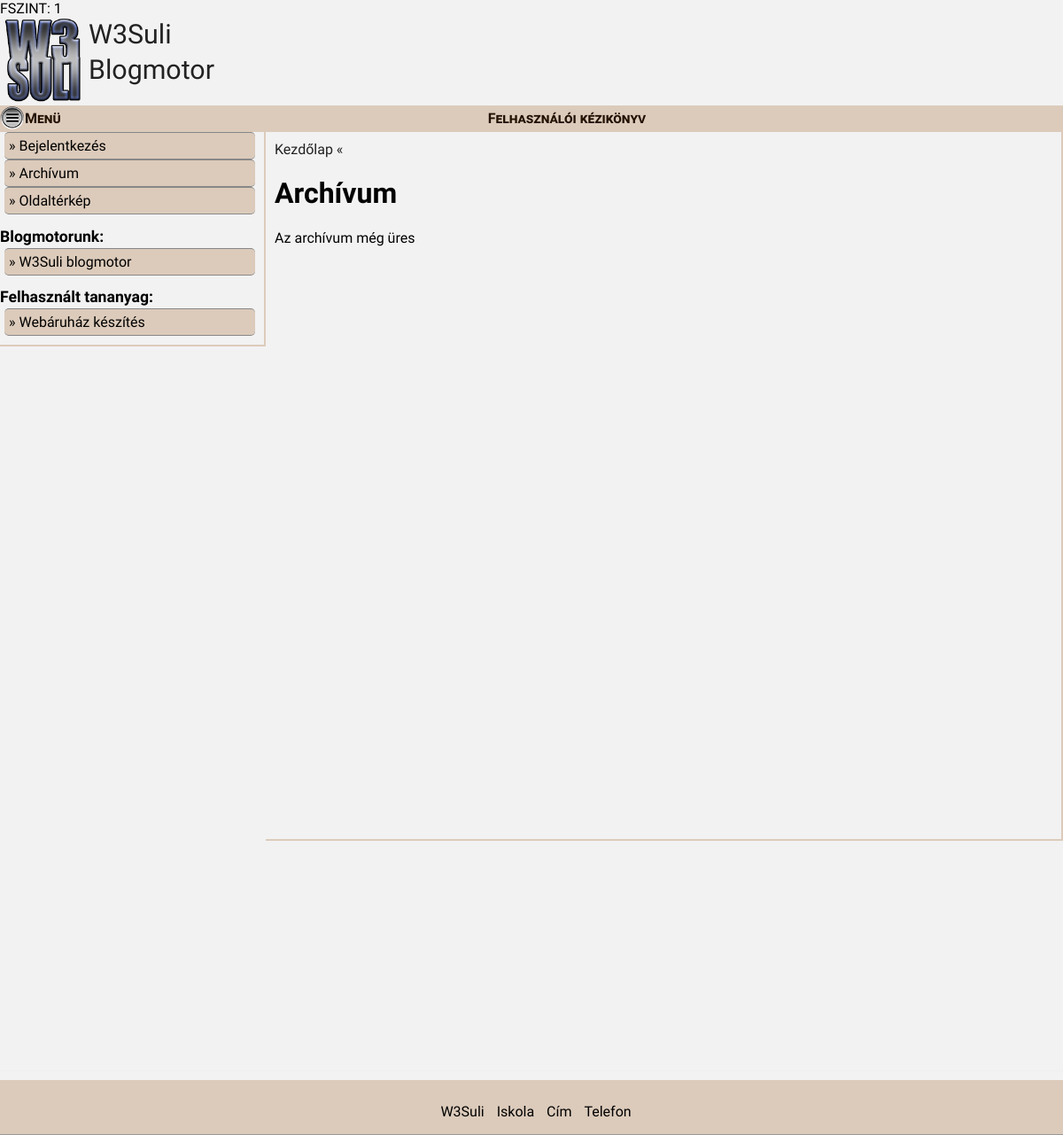
/?f0=Archivum, run on the app's committed database.
### tables this page shows
CREATE TABLE IF NOT EXISTS `AlapAdatok` (
  `id` int(10) NOT NULL AUTO_INCREMENT,
  `WebhelyNev` varchar(50) NOT NULL DEFAULT '',
  `Iskola` varchar(255) NOT NULL DEFAULT '',
  `Cim` varchar(255) NOT NULL DEFAULT '',
  `Telefon` varchar(20) NOT NULL DEFAULT '',
  `Stilus` smallint(6) NOT NULL DEFAULT '0',
  `HeaderImg` varchar(60) NOT NULL DEFAULT '',
  `FavIcon` varchar(60) NOT NULL DEFAULT '',
  `HeaderStr` varchar(200) NOT NULL DEFAULT '',
  `GoogleKod` varchar(50) NOT NULL DEFAULT '',
  `GooglePlus` tinyint(4) NOT NULL DEFAULT '0',
  `HEADextra` varchar(255) NOT NULL DEFAULT '',
  `FacebookURL` varchar(50) NOT NULL DEFAULT '',
  `FacebookOK` tinyint(4) NOT NULL DEFAULT '0',
  PRIMARY KEY (`id`)
);

CREATE TABLE IF NOT EXISTS `FoMenuLink` (
  `id` int(11) NOT NULL AUTO_INCREMENT,
  `LNev` varchar(50) NOT NULL DEFAULT '',
  `LURL` varchar(50) NOT NULL,
  `LPrioritas` tinyint(4) NOT NULL,
  PRIMARY KEY (`id`)
);

### php/Alapbeallitasok.php (called while the page is built, shortened)
<?php
function getAlapbeallitasok() {
    global $MySqliLink;
    $SelectStr   = "SELECT * FROM AlapAdatok LIMIT 1";
    $result      = mysqli_query($MySqliLink,$SelectStr) OR die("Hiba gAb 1");
    $rowDB       = mysqli_num_rows($result);
    if($rowDB>0){
       $row      = mysqli_fetch_array($result, MYSQLI_ASSOC); mysqli_free_result($result);
    }
    return $row;
}
?>

### php/achivum.php (called while the page is built)
<?php
function getArchivHTML() {
    global $MySqliLink;
    $HTMLkod   = '';
    $SelectStr =   "SELECT C.id, C.CNev, O.OImgDir, C.CTartalom, C.CLeiras, OC.Cid, C.CSzerzoNev, C.CModositasTime
                    FROM Cikkek AS C
                    LEFT JOIN OldalCikkei AS OC
                    ON OC.Cid = C.id
                    LEFT JOIN Oldalak AS O
                    ON OC.Oid = O.id
                    WHERE C.CLathatosag='-1'";
    $result    = mysqli_query($MySqliLink,$SelectStr) OR die("Hiba sMC 01 ");
    $rowDB     = mysqli_num_rows($result);
    if ($rowDB > 0) {
        while ($row    = mysqli_fetch_array($result)){
           $Cid        = $row['Cid'];
           $CNev       = $row['CNev'];
           $OImgDir    = $row['OImgDir'];
           $CTartalom  = $row['CTartalom'];
           $CLeiras    = $row['CLeiras'];
           if ($OImgDir!='') {
               $KepUtvonal = "img/oldalak/".$OImgDir."/";
           } else {
               $KepUtvonal = "img/oldalak/";
           }
           $HTMLimg    = getElsoKepHTML($Cid,$KepUtvonal);
           $HTMLkod   .= "<div class ='divOElozetesKulso'>\n";
           $HTMLkod   .= "<div class = 'divOElozetesKep'>$HTMLimg</div>\n";
           $HTMLkod   .= "<div class='divOElozetesTartalom'>\n";
           $HTMLkod   .= "<h3>".$CNev."</h3>\n";
           if ($CLeiras!='') {$HTMLkod .= "<div class = 'divOElozetesLeir'>".$CLeiras."</div>\n";}
           $HTMLkod .= "</div>\n";
           $HTMLkod .= "</div>\n";
                    $CTartalom = getCikkepCsereL($Cid,$CTartalom,$KepUtvonal);
                    $CTartalom = SzintaxisCsere($CTartalom);
                    $HTMLkod .= "<div class ='divCikkKulso'><h2>".$CNev."</h2>\n";
                    $HTMLkod .= "<div class = 'divCikkTartalom'>\n";
                    $HTMLkod .= $CTartalom."\n";
                    $HTMLkod .= "</div>\n";
                    $HTMLkod .= "<p class='pCszerzoNev'> Szerző: ".$row['CSzerzoNev']."</p><p class='pCModTime'>Közzétéve: ".$row['CModositasTime']."</p></div>\n";
        }
        mysqli_free_result($result);
    } else {
        $HTMLkod   = 'Az archívum még üres';
    }
    return $HTMLkod;
}
?>

### php/FoMenu.php (the view, shortened to what this page needs)
<?php
function getFoMenuHTML() {
    global $MySqliLink;
    $HTMLkod    = '';
    $SelectStr  = "SELECT * FROM FoMenuLink WHERE LPrioritas>0 ORDER BY LPrioritas DESC";
    $result     = mysqli_query($MySqliLink, $SelectStr) OR die("Hiba fml 02");
    $rowDB      = mysqli_num_rows($result);
    if ($rowDB > 0) {
        while ($row = mysqli_fetch_array($result)){
            if ($row['LURL']){
                $HTMLkod .= "<a href='".$row['LURL']."' class ='MPontLink'>".$row['LNev']."</a>\n";
            }
        }
    }
  return $HTMLkod;
}
function getFoMenuPLHTML() {
    global $MySqliLink;
    $HTMLkod    = '';
    $SelectStr  = "SELECT * FROM FoMenuLink WHERE LPrioritas>0 ORDER BY LPrioritas DESC";
    $result     = mysqli_query($MySqliLink, $SelectStr) OR die("Hiba fml 02");
    $rowDB      = mysqli_num_rows($result);
    if ($rowDB > 0) {
        while ($row = mysqli_fetch_array($result)){
            if ($row['LURL']){
                $HTMLkod .= "<li class='M1'><a href='".$row['LURL']."' class ='MPontLink'>".$row['LNev']."</a></li>\n";
            }
        }
    }
    if ($HTMLkod!='') { $HTMLkod="<ul class='Ul1' id='FoLinkHMenu'>$HTMLkod</ul>"; }
    return $HTMLkod;
}
?>

### init/db/start.php (shortened to what this page needs)
<?php echo "FSZINT: ".$_SESSION["AktFelhasznalo"."FSzint"];
?>

### index.php (shortened to what this page needs)
<?php
  $Aktoldal       = array();
  require_once("init/db/start.php");
  require_once("php/Alapbeallitasok.php");
  $AlapAdatok = getAlapbeallitasok();
  require_once("php/Oldal.php");
  require_once 'php/FoMenu.php';
  require_once 'php/Menu.php';
  require_once 'php/morzsa.php';
  require_once 'php/Lablec.php';
  require_once 'php/MenuPlusz.php';
  getOldalData($oURL);
?>
<!DOCTYPE html>
<html lang="hu">
  <head>
     <link type="text/css" rel="stylesheet" media="all"   href="css/w3suli_alap.css" />
     <link type="text/css" rel="stylesheet" media="all"   href="css/w3suli_szerkeszt.css" />
     <link type="text/css" rel="stylesheet" media="all"   href="css/w3suli_responsive.css" />
     <?php echo getHead(); ?>
  </head>
  <body onLoad='JSonLoad()'>
     <div id='Keret'>
       <header id='FoHeder'>
		   <a href="./" id="logoImgLink"><img src="img/ikonok/HeaderImg/<?php echo $AlapAdatok['HeaderImg']; ?>" alt="logó" title="Oldal neve" style="float:left;"></a>
		   <a href="./" id="logoLink"> <?php echo $AlapAdatok['HeaderStr']; ?></a>
	   </header>
       <nav id='FoNav'>
		 <div id='FoNavBal'>
		   <label for="chmenu" class="MenusorElem" id="MenuLabel">
             <img src="img/ikonok/menu228.png" alt="Menü" title="Menü" style="float:left;" id="MenuIkon2">
             <span id="MENUGombDiv"><?php echo U_INDEX_MENU; ?> </span>
           </label>
         </div>
         <div id='FoNavJobb'>
	     <?php echo getFoMenuHTML(); ?>
	 </div>
       </nav>
       <div id='BelsoKeret'>
		  <nav id='HelyiNav'>
                     <?php echo getMenuHTML()?>
		  </nav>
		  <div id='Tartalom'>
                        <?php echo getMorzsaHTML(); ?>
                        <?php echo getOldalHTML(); ?>
		  </div>
		  <aside id='KiegeszitoInfo'><?php echo getKiegTHTML(); ?></aside>
       </div>
       <footer id='FoFooter'><?php echo getLablecHTML(); ?></footer>
     </div>
  </body>
</html>

### php/Oldal.php (shortened to what this page needs)
<?php
    $Aktoldal['id']                 = -1;
    $Aktoldal['ONev']               = '';
    $Aktoldal['OUrl']               = '';
    $Aktoldal['OLathatosag']        = 0;
    $Aktoldal['OPrioritas']         = 0;
    $Aktoldal['OLeiras']            = '';
    $Aktoldal['OKulcsszavak']       = '';
    $Aktoldal['OSzuloId']           = 0;
    $Aktoldal['OTipus']             = -1;
    $Aktoldal['OTartalom']          = '';
    $Aktoldal['OImgDir']            = '';
    $Aktoldal['OImg']               = '';
    $Aktoldal['OLatszik']           = 1;
    function getOldalData($OUrl) {
        global $Aktoldal, $SzuloOldal, $NagyszuloOldal, $DedSzuloId, $UkSzuloId, $MySqliLink;
        $tiszta_OURL = $OUrl;
        $SelectStr   = "SELECT * FROM Oldalak WHERE OUrl='$tiszta_OURL' LIMIT 1";
        $result      = mysqli_query($MySqliLink,$SelectStr) OR die("Hiba gOD 01 ");
        $rowDB       = mysqli_num_rows($result);
        if ($rowDB > 0) {
          $row    = mysqli_fetch_array($result, MYSQLI_ASSOC); mysqli_free_result($result);
          $Aktoldal['id']           = $row['id'];
          $Aktoldal['ONev']         = $row['ONev'];
          $Aktoldal['OUrl']         = $row['OUrl'];
          $Aktoldal['OLathatosag']  = $row['OLathatosag'];
          $Aktoldal['OPrioritas']   = $row['OPrioritas'];
          $Aktoldal['OLeiras']      = $row['OLeiras'];
          $Aktoldal['OKulcsszavak'] = $row['OKulcsszavak'];
          $Aktoldal['OSzuloId']     = $row['OSzuloId'];
          $Aktoldal['OTipus']       = $row['OTipus'];
          $Aktoldal['OTartalom']    = $row['OTartalom'];
          $Aktoldal['OImgDir']      = $row['OImgDir'];
          $Aktoldal['OImg']         = $row['OImg'];
        }
    }
    function getOldalHTML() {
      global $Aktoldal, $SzuloOldal, $NagyszuloOldal, $DedSzuloId, $AlapAdatok, $MySqliLink, $UkSzuloId;
      if ($_SESSION['AktFelhasznalo'.'FSzint']>0)  {
        $HTMLkod       = '';
        $HTMLkod  .= "<div id='divOTartalom'>\n";
        switch ($Aktoldal['OTipus']) {
          case 22:  $HTMLkod  .= "<h1>Archívum</h1> \n";
                    require_once("php/achivum.php");
                    $HTMLkod  .= getArchivHTML();
                   break;
        }
        $HTMLkod  .= "</div>\n";
      }
      return $HTMLkod;
    }
    function getHead() {
        global $Aktoldal, $AlapAdatok;
        $HTMLkod      = '';
        if ($Aktoldal['OTipus']!=0) {
           $HTMLkod   = "<title>".$Aktoldal['ONev']." - ".$AlapAdatok['WebhelyNev']."</title>\n";
        } else {
           $HTMLkod   = "<title>".$AlapAdatok['WebhelyNev']." </title>\n";
        }
        $HTMLkod    .= "<link type='text/css' rel='stylesheet' media='all'   href='css/w3suli_stilus_".$AlapAdatok['Stilus'].".css' />\n";
        $description = $Aktoldal['OLeiras'];
        $HTMLkod    .= "  <meta name='description' content='$description'> \n";
        $keywords    = $Aktoldal['OKulcsszavak'];
        $HTMLkod    .= "  <meta name='keywords' content='$keywords'> \n";
        return $HTMLkod;
    }
?>

### php/Menu.php (shortened to what this page needs)
<?php
    function getMenuHTML() {
        global $Aktoldal, $SzuloOldal, $NagyszuloOldal, $MySqliLink, $DedSzuloId, $AlapAdatok;
         $HTMLkod1 = '';
        $HTMLkod1     .= "<ul class='Ul1'>\n";
        if ($_SESSION['AktFelhasznalo'.'FSzint']>1)  {
            $HTMLkod1 .= "<li class='M1'><a href='?f0=kijelentkezes'>".U_MENU_KIJEL."</a></li>\n";
            $HTMLkod1 .= "<li class='M1'><a href='?f0=jelszomodositas'>".U_MENU_JELSZO."</a></li>\n";
        } else {
            $HTMLkod1 .= "<li class='M1'><a href='?f0=bejelentkezes'>".U_MENU_BEJEL."</a></li>\n";
        }
        $HTMLkod1     .= "</ul>\n";
        $HTMLkod2      = '';
        if ($HTMLkod2 != '') {$HTMLkod1 .= $HTMLkod2;}
        $HTMLkod1 .= getFoMenuPLHTML();
        $HTMLkod      = '';
        $SelectStr   = "SELECT * FROM Oldalak WHERE OSzuloId=1 AND OTipus<10 order by OPrioritas DESC, ONev";
        $result      = mysqli_query($MySqliLink,$SelectStr) OR die("Hiba OM 41 ");
        $rowDB       = mysqli_num_rows($result);
        $HTMLkod .= "<li class='M1'><a href='?f0=Archivum'>Archívum</a></li>\n";
        $HTMLkod .= "<li class='M1'><a href='?f0=oldalterkep'>Oldaltérkép</a></li>\n";
        if ($HTMLkod > '') {$HTMLkod = "<ul class='Ul1'>\n $HTMLkod  </ul>\n";}
        $HTMLkod  .= getMenuPluszHTML();
        return $HTMLkod1.$HTMLkod;
    }
?>

### php/MenuPlusz.php (shortened to what this page needs)
<?php
function getMenuPluszHTML() {
    global $MySqliLink;
    $HTMLkod   = '';
    $SelectStr = "SELECT * FROM MenuPlusz WHERE MenuPlPrioritas>0 ORDER BY MenuPlPrioritas DESC";
    $result    = mysqli_query($MySqliLink, $SelectStr) OR die("Hiba sKTT 01");
    $rowDB     = mysqli_num_rows($result);
    $HTMLkod .= " <h2>".U_MENUPL_MOTOR.":</h2>
                 <ul class='Ul1'><li class='M1'><a href='https://w3suli.hu/'>W3Suli blogmotor</a></li></ul>\n";
    $HTMLkod .= " <h2>".U_MENUPL_TANAGYAG.":</h2>
                 <ul class='Ul1'><li class='M1'><a href='http://webfejlesztes.gtportal.eu/'>Webáruház készítés</a></li></ul>\n";
    return $HTMLkod;
}
?>

### php/morzsa.php (shortened to what this page needs)
<?php
function getMorzsaHTML() {
        global $Aktoldal, $SzuloOldal, $NagyszuloOldal, $MySqliLink, $DedSzuloId, $UkSzuloId;
        $HTMLkod      = '';
        $SelectStr   = "SELECT * FROM Oldalak WHERE OSzuloId=1 AND OTipus<10 order by ONev ";
        $result      = mysqli_query($MySqliLink,$SelectStr) OR die("Hiba OM 41 ");
        $rowDB       = mysqli_num_rows($result);
        if ($Aktoldal['id']>1) {
            $HTMLkod = "<div class='Morzsa'>\n
                        <a href='./' >Kezdőlap</a>
                        $HTMLkod
                     </div>\n";}
        return $HTMLkod;
    }
?>

### php/Lablec.php
<?php
    function getLablecHTML() {
        $HTMLkod    = "";
        $AlapAdatok = getAlapbeallitasok();
        $WebhelyNev = $AlapAdatok['WebhelyNev'];
        $Iskola     = $AlapAdatok['Iskola'];
        $Cim        = $AlapAdatok['Cim'];
        $Telefon    = $AlapAdatok['Telefon'];
        $HTMLkod .= "<ul id = 'footer_ul'>\n
                    <li class = 'footer_li'>$WebhelyNev</li>\n
                    <li class = 'footer_li'>$Iskola</li>\n
                    <li class = 'footer_li'>$Cim</li>\n
                    <li class = 'footer_li'>$Telefon</li>\n
                    </ul>";
        return $HTMLkod;
}

### css/w3suli_alap.css (style rules this page uses)
a { text-decoration:none; }
* { box-sizing: border-box; }
body, html { margin:0; padding:0; width:100%; overflow-x: hidden; }
#Keret { width:100%; min-height:100%; }
#FoHeder { background-color:#CC9966; width:100%; width:100%; height:100px; }
#FoNav { width:100%; line-height:30px; }
#BelsoKeret { width:100%; padding:0 300px; min-height: 100%; }
#Tartalom { width:100%; min-height:100%; float:left; margin-right:-100%;margin-bottom:40px; padding:10px; }
#HelyiNav { background-color:#888; width:300px; float:left; margin: 0 0 0 -300px; }
#KiegeszitoInfo { background-color:#08f; width:300px; margin-right:-300px; float:right; padding-top: 5px; margin-top:1px; }
footer { background-color:#999999; width:100%;clear:both; border-bottom:1px solid #999999; margin-top:10px; padding-top: 10px; display: block; }
#logoImgLink img { width:90px;margin:2px 5px; }
#logoLink { line-height:40px; font-size:1.9em; vertical-align:sub; }
#logoLink span { vertical-align:sub; }
#logoLink span:last-of-type { vertical-align:super; }
a#logoLink { color:#fff; }
a#logoLink:link { color:#fff; }
#FoNav #MenuIkon2 { display: block; }
#FoNavBal { float:left; width:100px; }
#FoNavJobb { width:100%;margin:0 100px; text-align:center; }
#HelyiNav h2 { margin-bottom:3px; font-size:1.1em; }
#HelyiNav { margin-bottom:40px; }
#HelyiNav ul { list-style-type: none; padding-left:0px; margin:5px 0; }
#HelyiNav .Ul1 { margin:0 0 0 5px; }
#HelyiNav li a::before { content: " » "; }
#HelyiNav li a { display: inline-block; padding:8px 5px 0px 5px; width:100%; height: 40px; }
#HelyiNav a:link, #HelyiNav a:visited { text-decoration:none; }
.Morzsa a:after { content: " « "; }
.Morzsa a { color:#fff; }
.Morzsa a:link { color:#fff; }
#FoFooter { text-align: center; }
#FoFooter ul { list-style-type: none; padding-left:0px; }
#FoFooter li { display: inline-block; padding-left:10px; }

### css/w3suli_responsive.css (style rules this page uses)
@media only screen and (min-width : 690px) and (max-width : 1200px) { #Keret #BelsoKeret { padding-right:0; } }
@media only screen and (min-width : 690px) and (max-width : 1200px) { #BelsoKeret #KiegeszitoInfo { margin-right:0px; width:100%; } }
@media only screen and (min-width : 690px) and (max-width : 1200px) { #Tartalom { margin-right:10px; } }
@media only screen and (min-width : 690px) and (max-width : 1200px) { #KiegeszitoInfo { width:90%; } }
@media only screen and (min-height: 400px) { #BelsoKeret { min-height:400px; border-bottom:1px solid rgba(0, 0, 0, 0.01); } }
@media only screen and (min-height: 500px) { #BelsoKeret { min-height:500px; border-bottom:1px solid rgba(0, 0, 0, 0.01); } }
@media only screen and (min-height: 600px) { #BelsoKeret { min-height:600px; border-bottom:1px solid rgba(0, 0, 0, 0.01); } }
@media only screen and (min-height: 800px) { #BelsoKeret { min-height:800px; border-bottom:1px solid rgba(0, 0, 0, 0.01); } }
@media only screen and (min-height: 900px) { #BelsoKeret { min-height:900px; border-bottom:1px solid rgba(0, 0, 0, 0.01); } }
@media only screen and (min-height: 1000px) { #BelsoKeret { min-height:960px; border-bottom:1px solid rgba(0, 0, 0, 0.01); } }
@media only screen and (min-height: 1100px) { #BelsoKeret { min-height:1060px; border-bottom:1px solid rgba(0, 0, 0, 0.01); } }

### data on the page
alapadatok: HeaderImg (picture), HeaderStr "W3Suli Blogmotor", WebhelyNev "W3Suli", Iskola "Iskola", Cim "Cím", Telefon "Telefon"
fomenulink: LNev "Felhasználói kézikönyv"

### other printed values
$_SESSION["AktFelhasznalo"."FSzint"] "1"
U_INDEX_MENU "Menü"
U_MENU_BEJEL "Bejelentkezés"
U_MENUPL_MOTOR "Blogmotorunk"
U_MENUPL_TANAGYAG "Felhasznált tananyag"
getOldalHTML() "Az archívum még üres"
